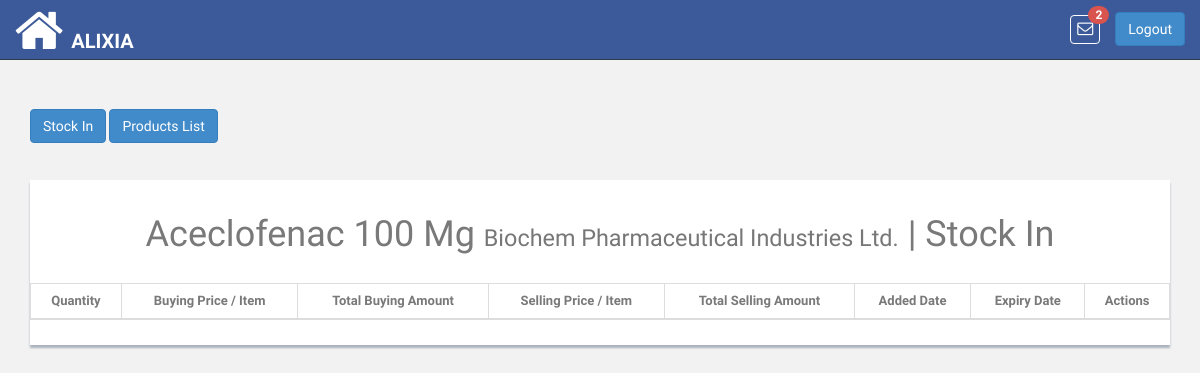
The app's page /product/19/stock/in/ (signed in), older data.
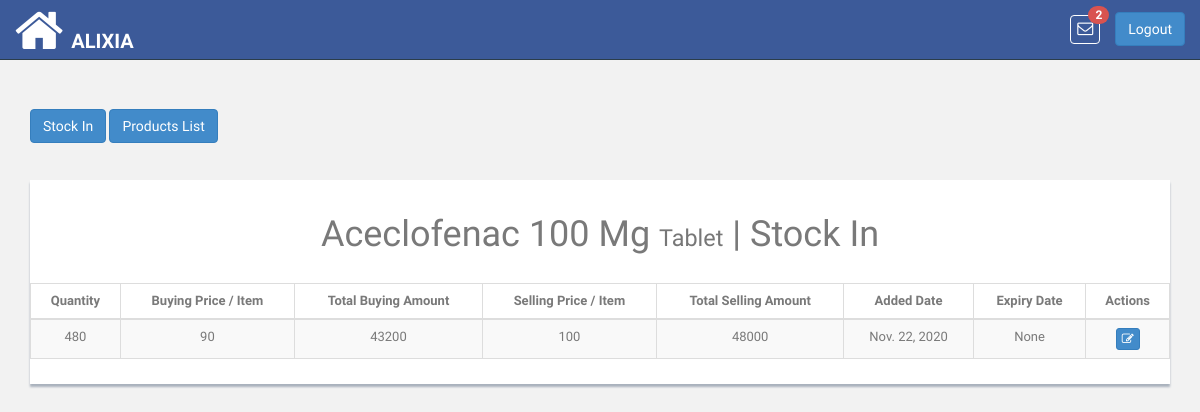
The same page, newer data.
### pis_product/models.py (models this page shows, shortened)
class Product(models.Model):
    UNIT_TYPE_KG = 'Kilogram'
    UNIT_TYPE_GRAM = 'Gram'
    UNIT_TYPE_LITRE = 'Litre'
    UNIT_TYPE_QUANTITY = 'Quantity'
    UNIT_TYPES = (
        (UNIT_TYPE_KG, 'Kilogram'),
        (UNIT_TYPE_GRAM, 'Gram'),
        (UNIT_TYPE_LITRE, 'Litre'),
        (UNIT_TYPE_QUANTITY, 'Quantity'),
    )
    unit_type = models.CharField(
        choices=UNIT_TYPES, default=UNIT_TYPE_QUANTITY,
        blank=True, null=True, max_length=200
    )
    name = models.CharField(max_length=100, unique=True)
    brand_name = models.CharField(max_length=200, blank=True, null=True)
    retailer = models.ForeignKey(
        'pis_retailer.Retailer',
        related_name='retailer_product',on_delete=models.CASCADE
    )
    bar_code = models.CharField(max_length=13, unique=True, blank=True,
                                null=True)
    def product_available_items(self):
        try:
            obj_stock_in = self.stockin_product.aggregate(Sum('quantity'))
            stock_in = float(obj_stock_in.get('quantity__sum'))
        except:
            stock_in = 0
        try:
            obj_stock_out = self.stockout_product.aggregate(
                Sum('stock_out_quantity'))
            stock_out = float(obj_stock_out.get('stock_out_quantity__sum'))
        except:
            stock_out = 0
        return  stock_in - stock_out

class StockIn(models.Model):
    product = models.ForeignKey(
        Product, related_name='stockin_product',on_delete=models.CASCADE
    )
    quantity = models.CharField(
        max_length=100, blank=True, null=True
    )
    price_per_item = models.DecimalField(
        max_digits=65, decimal_places=2, default=0, blank=True, null=True,
        help_text="Selling Price for a Single Item"
    )
    total_amount = models.DecimalField(
        max_digits=65, decimal_places=2, default=0, blank=True, null=True
    )
    buying_price_item = models.DecimalField(
        max_digits=65, decimal_places=2, default=0, blank=True, null=True,
        help_text='Buying Price for a Single Item'
    )
    total_buying_amount = models.DecimalField(
        max_digits=65, decimal_places=2, default=0, blank=True, null=True
    )
    dated_order = models.DateField(blank=True, null=True)
    stock_expiry = models.DateField(blank=True, null=True)

### pis_product/views.py (the view)
# urls.py: re_path(r'^(?P<product_id>\d+)/stock/in/$',StockInListView.as_view(),name='stockin_list'),
class StockInListView(ListView):
    template_name = 'products/stockin_list.html'
    paginate_by = 100
    model = StockIn
    ordering = '-id'
    def get_queryset(self):
        queryset = self.queryset
        if not queryset:
            queryset = StockIn.objects.all()
        queryset = queryset.filter(product=self.kwargs.get('product_id'))
        return queryset.order_by('-id')
    def get_context_data(self, **kwargs):
        context = super(StockInListView, self).get_context_data(**kwargs)
        context.update({
            'product': Product.objects.get(id=self.kwargs.get('product_id'))
        })
        return context

### pis_com/templatetags/template_tags.py (called while the page is built)
@register.simple_tag
def product_notifications(retailer_id):
    return Product.objects.filter(retailer__id=retailer_id)

### templates/products/stockin_list.html (shortened to what this page needs)
{% extends 'base.html' %}
{% block content %}
    <div class="col-md-12">
        <br>
        <a href="{% url 'product:add_stock_items' product_id=product.id %}"><button type="button" id="stock-in" class="btn btn-primary" data-loading-text="<i class='fa fa-circle-o-notch fa-spin'></i>Processing">Stock In</button></a>
        <a href="{% url 'product:stock_items_list' %}"><button type="button" id="add-product" class="btn btn-primary" data-loading-text="<i class='fa fa-circle-o-notch fa-spin'></i>Processing">Products List</button></a>
        <br><br><br>
        <div class="content-panel table-responsive">
            <h1 class="text-center">{{ product.name|title }} <small>{{ product.brand_name|title }}</small> | Stock In</h1><br>
            <table class="table table-striped table-advance table-hover item-table table-bordered">
                <thead>
                <tr>
                    <th class="text-center">Quantity</th>
                    <th class="text-center">Buying Price / Item</th>
                    <th class="text-center">Total Buying Amount</th>
                    <th class="text-center">Selling Price / Item</th>
                    <th class="text-center">Total Selling Amount</th>
                    <th class="text-center">Added Date</th>
                    <th class="text-center">Expiry Date</th>
                    <th class="text-center">Actions</th>
                </tr>
                </thead>
                <tbody class="product-table-body text-center">
                {% for stockin in object_list %}
                    <tr>
                        <td>{{ stockin.quantity|floatformat:-2 }} </td>
                        <td class="#">{{ stockin.buying_price_item|floatformat:-2 }}</td>
                        <td class="#">{{ stockin.total_buying_amount|floatformat:-2 }}</td>
                        <td>{{ stockin.price_per_item|floatformat:-2 }}</td>
                        <td>{{ stockin.total_amount|floatformat:-2 }}</td>
                        <td>{{ stockin.dated_order }}</td>
                        <td>{{ stockin.stock_expiry }}</td>
                        <td>
                            <a href="{% url 'product:update_stockin' pk=stockin.id %}"><button class="btn btn-primary btn-xs"><i class="fa fa-edit"></i></button></a>
                        </td>
                    </tr>
                {% endfor %}
                </tbody>
            </table>
        </div>
    </div>
{% endblock %}

Row changes from the older to the newer data that the page shows:
changed Product "Aceclofenac 100 Mg": brand_name "Biochem Pharmaceutical Industries Ltd." → "Tablet"
added StockIn: quantity "480", buying_price_item "90", total_buying_amount "43200", price_per_item "100", total_amount "48000", dated_order "Nov. 22, 2020", stock_expiry "None"
